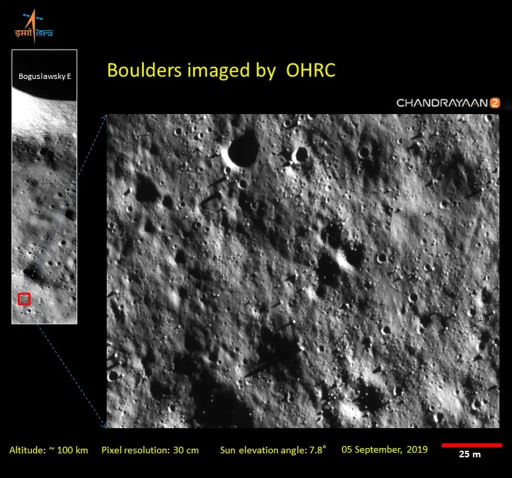
#> input picture data/raw/ohrc/chandrayaan2_11_large copy.png.webp, 1023 x 956 px, found by its file name (shown at 1/2 size)
$ python test_matching.py
#> lines starting #> are read from the running program, lines starting #| are printed output that depends on the picture
### src/crop_images.py

from pathlib import Path

import cv2
import numpy as np


def create_overlapping_crops(
    image: np.ndarray,
    crop_size: tuple[int, int] = (256, 256),
    overlap: float = 0.25,
) -> list[np.ndarray]:
    """Create overlapping crops from a large image."""
    if not 0 <= overlap < 1:
        raise ValueError("Overlap must be between 0 and 1.")

    crop_height, crop_width = crop_size
    image_height, image_width = image.shape[:2]

    if crop_height > image_height or crop_width > image_width:
        raise ValueError("Crop size cannot exceed image size.")

    stride_y = max(1, int(crop_height * (1 - overlap)))
    stride_x = max(1, int(crop_width * (1 - overlap)))

    crops = []

    for y in range(0, image_height - crop_height + 1, stride_y):
        for x in range(0, image_width - crop_width + 1, stride_x):
            crop = image[
                y:y + crop_height,
                x:x + crop_width
            ]
            crops.append(crop.copy())

    return crops


# [13 lines left out: function save_crops, not called in this run]


# [18 lines that do not run on import are left out]

### src/reliable_matching.py
from pathlib import Path

import cv2
import numpy as np


def reliable_match(
    image_path_1: str,
    image_path_2: str,
    output_path: str,
) -> tuple[int, int]:
    image_1 = cv2.imread(image_path_1, cv2.IMREAD_GRAYSCALE)
    image_2 = cv2.imread(image_path_2, cv2.IMREAD_GRAYSCALE)

    if image_1 is None or image_2 is None:
        raise FileNotFoundError("Could not load images.")

    orb = cv2.ORB_create(nfeatures=2000)

    keypoints_1, descriptors_1 = orb.detectAndCompute(
        image_1, None
    )
    keypoints_2, descriptors_2 = orb.detectAndCompute(
        image_2, None
    )

    if descriptors_1 is None or descriptors_2 is None:
        print("Not enough features.")
        return 0, 0

    matcher = cv2.BFMatcher(cv2.NORM_HAMMING)

    knn_matches = matcher.knnMatch(
        descriptors_1,
        descriptors_2,
        k=2,
    )

    ratio_matches = []

    for pair in knn_matches:
        if len(pair) < 2:
            continue

        best, second = pair

        if best.distance < 0.75 * second.distance:
            ratio_matches.append(best)

    inlier_matches = ratio_matches

    if len(ratio_matches) >= 4:
        points_1 = np.float32([
            keypoints_1[m.queryIdx].pt
            for m in ratio_matches
        ])

        points_2 = np.float32([
            keypoints_2[m.trainIdx].pt
            for m in ratio_matches
        ])

        _, mask = cv2.findHomography(
            points_1,
            points_2,
            cv2.RANSAC,
            5.0,
        )

        if mask is not None:
            inlier_matches = [
                match
                for match, keep in zip(ratio_matches, mask.ravel())
                if keep
            ]

    result = cv2.drawMatches(
        image_1,
        keypoints_1,
        image_2,
        keypoints_2,
        inlier_matches,
        None,
        flags=cv2.DrawMatchesFlags_NOT_DRAW_SINGLE_POINTS,
    )

    output = Path(output_path)
    output.parent.mkdir(parents=True, exist_ok=True)
    cv2.imwrite(str(output), result)

    print("Keypoints image 1:", len(keypoints_1))
    print("Keypoints image 2:", len(keypoints_2))
    print("Ratio-test matches:", len(ratio_matches))
    print("RANSAC inlier matches:", len(inlier_matches))
    print("Saved:", output)

    return len(ratio_matches), len(inlier_matches)


# [6 lines that do not run on import are left out]

### src/test_matching.py
from pathlib import Path

import cv2

from crop_images import create_overlapping_crops
from reliable_matching import reliable_match


IMAGE_PATH = Path(
    "data/raw/ohrc/chandrayaan2_11_large copy.png.webp"
)


def main():
    image = cv2.imread(str(IMAGE_PATH))
#> image is the input picture: shape (956, 1023, 3); mean B, G, R 53.9, 55, 55.3

    if image is None:
        raise FileNotFoundError("Image not found.")

    crops = create_overlapping_crops(
        image,
        crop_size=(256, 256),
        overlap=0.25,
    )
#> after the loop in create_overlapping_crops, `for y in range(0, image_height - crop_height + 1, stride_y):`:
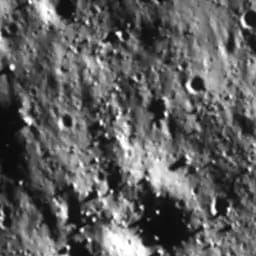
#> crop: shape (256, 256, 3); min 6, max 255, mean 94.3
#> after the loop in create_overlapping_crops, `for y in range(0, image_height - crop_height + 1, stride_y):`: crops = 16 items
#> crops = 16 items

    test_dir = Path("data/processed/test_pairs")
    test_dir.mkdir(parents=True, exist_ok=True)

    cv2.imwrite(str(test_dir / "crop_a.png"), crops[0])
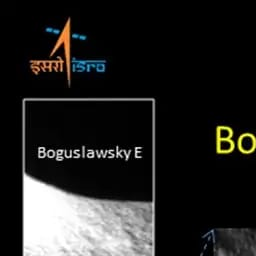
#> saved as crop_a.png: shape (256, 256, 3); mean B, G, R 34.3, 35.6, 36
    cv2.imwrite(str(test_dir / "crop_b.png"), crops[1])
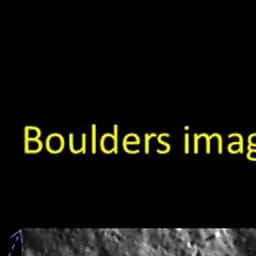
#> saved as crop_b.png: shape (256, 256, 3); mean B, G, R 10.7, 15.8, 15.7

    print("Created test pair.")
    print("Crop A:", crops[0].shape)
#| Crop A: (256, 256, 3)
    print("Crop B:", crops[1].shape)
#| Crop B: (256, 256, 3)

    reliable_match(
        str(test_dir / "crop_a.png"),
        str(test_dir / "crop_b.png"),
        "results/test_pair_matches.png",
    )
#> in reliable_match, `image_1 = cv2.imread(image_path_1, cv2.IMREAD_GRAYSCALE)`:
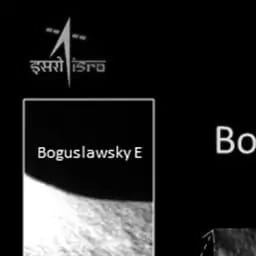
#> image_1: shape (256, 256); min 0, max 255, mean 35.6
#> in reliable_match, `image_2 = cv2.imread(image_path_2, cv2.IMREAD_GRAYSCALE)`:
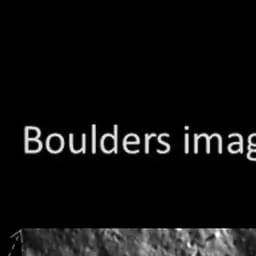
#> image_2: shape (256, 256); min 0, max 255, mean 15.1
#> in reliable_match, `keypoints_1, descriptors_1 = orb.detectAndCompute( image_1, None )`: keypoints_1 = 490 keypoints; strongest (x, y, size): (41, 149, 31), (138, 150, 31), (136, 152, 31), (41, 154, 31)
#> in reliable_match, `keypoints_2, descriptors_2 = orb.detectAndCompute( image_2, None )`: keypoints_2 = 500 keypoints; strongest (x, y, size): (158, 137, 37.2), (207, 138, 44.6), (137, 142, 37.2), (203, 137, 37.2)
#> in reliable_match, `knn_matches = matcher.knnMatch( descriptors_1, descriptors_2, k=2, )`: knn_matches = 490 matches
#> after the loop in reliable_match, `for pair in knn_matches:`: ratio_matches = 11 matches
#> in reliable_match, `points_1 = np.float32([ keypoints_1[m.queryIdx].pt for m in ratio_matc..`: points_1 = [[221, 130], [223, 136], [109, 152], [122, 153], [95, 154], [101, 156], [92.4, 64.8], [50.4, 153.6], [103.7, 155.5], [122.7, 146.9], [117.5, 152.1]]
#> in reliable_match, `points_2 = np.float32([ keypoints_2[m.trainIdx].pt for m in ratio_matc..`: points_2 = [[158.4, 139.7], [31, 136], [124.4, 144.3], [151.8, 141.8], [107.5, 143.3], [131.4, 152.3], [134.4, 140.3], [125.4, 140.3], [122.4, 131.4], [140.3, 131.4], [125.4, 140.3]]
#> in reliable_match, `_, mask = cv2.findHomography( points_1, points_2, cv2.RANSAC, 5.0, )`: mask = [1, 1, 1, 0, 0, 0, 1, 1, 0, 0, 1]
#> in reliable_match, `inlier_matches = [ match for match, keep in zip(ratio_matches, mask.ra..`: inlier_matches = 6 matches
#> in reliable_match, `result = cv2.drawMatches( image_1, keypoints_1, image_2, keypoints_2, ..`:
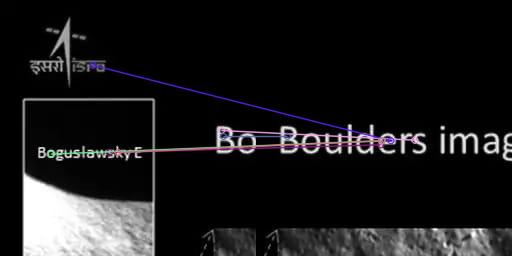
#> result: shape (256, 512, 3); mean of channels 0, 1, 2 27, 26, 26.7; drawn as B, G, R
#| Keypoints image 1: 490
#| Keypoints image 2: 500
#| Ratio-test matches: 11
#| RANSAC inlier matches: 6


if __name__ == "__main__":
    main()

$ run again, with data/raw/ohrc/ohrc_image_03.webp copied over data/raw/ohrc/chandrayaan2_11_large copy.png.webp
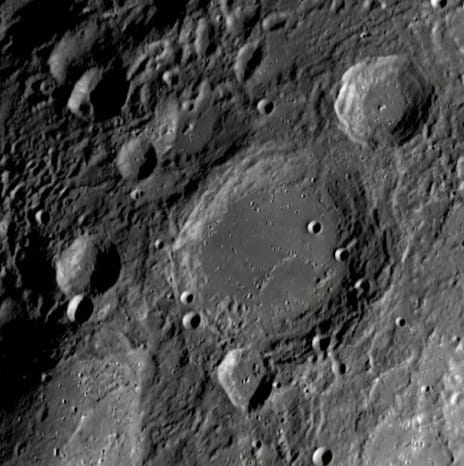
#> input picture data/raw/ohrc/ohrc_image_03.webp, 464 x 466 px, found by its file name
#> in main, image is the input picture: shape (466, 464, 3); mean B, G, R 71.4, 71.8, 71.8
#> after the loop in create_overlapping_crops, `for y in range(0, image_height - crop_height + 1, stride_y):`:
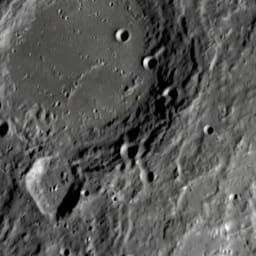
#> crop: shape (256, 256, 3); mean B, G, R 86.8, 87.7, 87.7
#> after the loop in create_overlapping_crops, `for y in range(0, image_height - crop_height + 1, stride_y):`: crops = 4 items
#| Crop A: (256, 256, 3)
#| Crop B: (256, 256, 3)
#> keypoints_1 = 1483 keypoints; strongest (x, y, size): (39, 212, 31), (40, 211, 37.2), (164, 76, 53.6), (164, 75, 44.6)
#> keypoints_2 = 1258 keypoints; strongest (x, y, size): (119, 223, 31), (66, 104, 64.3), (169, 35, 31), (66, 105, 53.6)
#> knn_matches = 1483 matches
#> after the loop in reliable_match, `for pair in knn_matches:`: ratio_matches = 10 matches
#> points_1 = [[224, 54], [224, 59], [223, 49], [224, 81], [224, 44], [207.4, 53.28], [67.39, 105.4], [167.6, 131.3], [188.7, 85.02], [99.53, 126.5]]
#> points_2 = [[32, 54], [32, 59], [31, 49], [32, 81], [32, 44], [130.8, 86.4], [200, 194], [155.5, 70.5], [198, 160], [198.7, 143.4]]
#> mask = [1, 1, 1, 0, 1, 0, 0, 0, 1, 1]
#> in reliable_match, `inlier_matches = [ match for match, keep in zip(ratio_matches, mask.ra..`: inlier_matches = 6 matches
#> in reliable_match, `result = cv2.drawMatches( image_1, keypoints_1, image_2, keypoints_2, ..`:
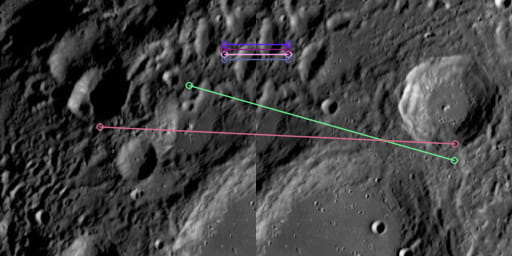
#> result: shape (256, 512, 3); mean of channels 0, 1, 2 64.1, 63.9, 64.2; drawn as B, G, R
#| Keypoints image 1: 1483
#| Keypoints image 2: 1258
#| Ratio-test matches: 10
#| RANSAC inlier matches: 6

$ run again, with data/raw/ohrc/ohrc_image_04.webp copied over data/raw/ohrc/chandrayaan2_11_large copy.png.webp
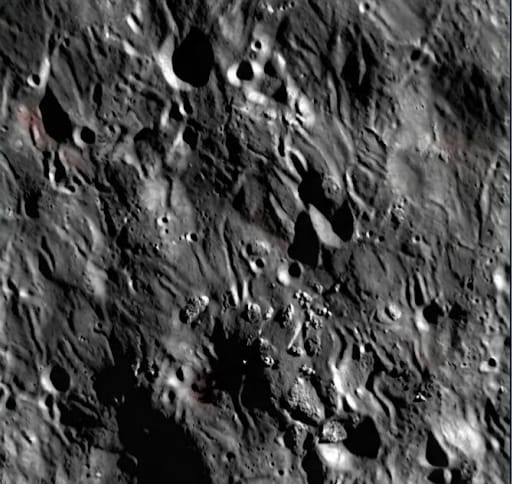
#> input picture data/raw/ohrc/ohrc_image_04.webp, 512 x 484 px, found by its file name
#> in main, image is the input picture: shape (484, 512, 3); mean B, G, R 71, 71, 71.1
#> after the loop in create_overlapping_crops, `for y in range(0, image_height - crop_height + 1, stride_y):`:
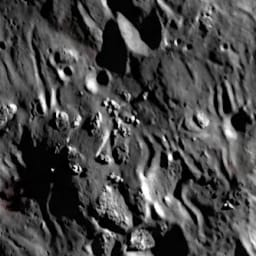
#> crop: shape (256, 256, 3); mean B, G, R 69.9, 69.9, 70
#> after the loop in create_overlapping_crops, `for y in range(0, image_height - crop_height + 1, stride_y):`: crops = 4 items
#| Crop A: (256, 256, 3)
#| Crop B: (256, 256, 3)
#> keypoints_1 = 1572 keypoints; strongest (x, y, size): (163, 220, 31), (160, 219, 31), (183, 111, 44.6), (37, 83, 31)
#> keypoints_2 = 1588 keypoints; strongest (x, y, size): (66, 47, 37.2), (66, 46, 44.6), (60, 44, 37.2), (59, 47, 37.2)
#> knn_matches = 1572 matches
#> after the loop in reliable_match, `for pair in knn_matches:`: ratio_matches = 13 matches
#> points_1 = 13 rows, first 8: [183, 139], [222, 33], [224, 33], [127, 156], [224, 146], [224, 144], [52.8, 186], [175.2, 85.2]
#> points_2 = 13 rows, first 8: [224, 47], [32, 33], [32, 33], [103.2, 94.8], [32, 146], [32, 144], [48, 87.6], [89.58, 176.7]
#> mask = [0, 1, 1, 0, 1, 1, 0, 0, 0, 1, 0, 0, 1]
#> in reliable_match, `inlier_matches = [ match for match, keep in zip(ratio_matches, mask.ra..`: inlier_matches = 6 matches
#> in reliable_match, `result = cv2.drawMatches( image_1, keypoints_1, image_2, keypoints_2, ..`:
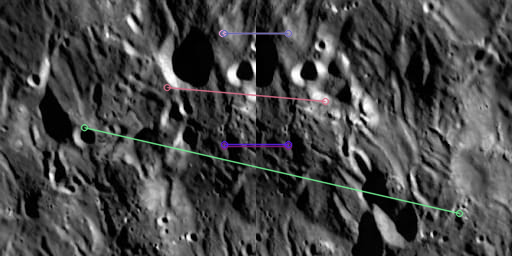
#> result: shape (256, 512, 3); mean of channels 0, 1, 2 70.7, 70.6, 70.5; drawn as B, G, R
#| Keypoints image 1: 1572
#| Keypoints image 2: 1588
#| Ratio-test matches: 13
#| RANSAC inlier matches: 6

$ run again, with data/raw/ohrc/ohrc_image_16.webp copied over data/raw/ohrc/chandrayaan2_11_large copy.png.webp
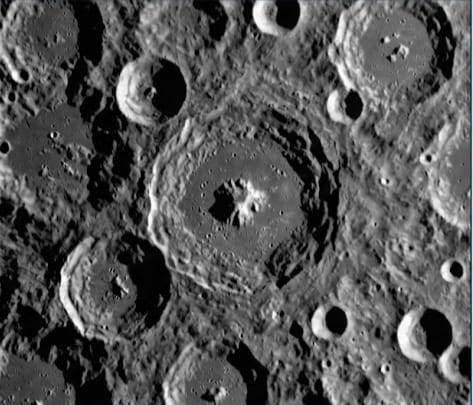
#> input picture data/raw/ohrc/ohrc_image_16.webp, 473 x 405 px, found by its file name
#> in main, image is the input picture: shape (405, 473, 3); mean B, G, R 84.6, 84.6, 84.5
#> after the loop in create_overlapping_crops, `for y in range(0, image_height - crop_height + 1, stride_y):`:
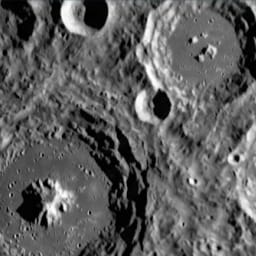
#> crop: shape (256, 256, 3); mean B, G, R 93.9, 93.9, 93.8
#> after the loop in create_overlapping_crops, `for y in range(0, image_height - crop_height + 1, stride_y):`: crops = 2 items
#| Crop A: (256, 256, 3)
#| Crop B: (256, 256, 3)
#> keypoints_1 = 1605 keypoints; strongest (x, y, size): (51, 135, 31), (154, 90, 31), (55, 135, 31), (52, 134, 37.2)
#> keypoints_2 = 1638 keypoints; strongest (x, y, size): (192, 181, 37.2), (156, 87, 64.3), (156, 88, 53.6), (157, 85, 77.1)
#> knn_matches = 1605 matches
#> after the loop in reliable_match, `for pair in knn_matches:`: ratio_matches = 10 matches
#> points_1 = [[223, 184], [224, 76], [94.8, 88.8], [153.8, 89.86], [136.5, 96.77], [86.4, 119.2], [151.4, 80.87], [153.4, 89.16], [136.9, 126.5], [134.4, 104.5]]
#> points_2 = [[31, 184], [32, 76], [157.2, 84.67], [153, 106], [147, 109], [130, 31], [153, 100], [153, 106], [82.8, 38.4], [195, 181]]
#> mask = [0, 0, 1, 1, 0, 0, 1, 1, 0, 1]
#> in reliable_match, `inlier_matches = [ match for match, keep in zip(ratio_matches, mask.ra..`: inlier_matches = 5 matches
#> in reliable_match, `result = cv2.drawMatches( image_1, keypoints_1, image_2, keypoints_2, ..`:
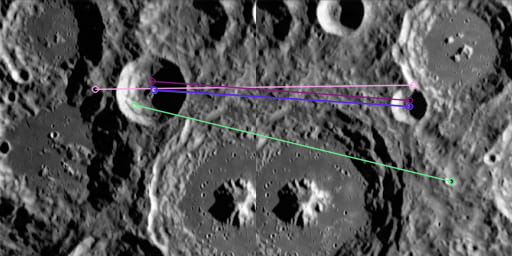
#> result: shape (256, 512, 3); mean of channels 0, 1, 2 86.3, 85.4, 85.8; drawn as B, G, R
#| Keypoints image 1: 1605
#| Keypoints image 2: 1638
#| Ratio-test matches: 10
#| RANSAC inlier matches: 5
